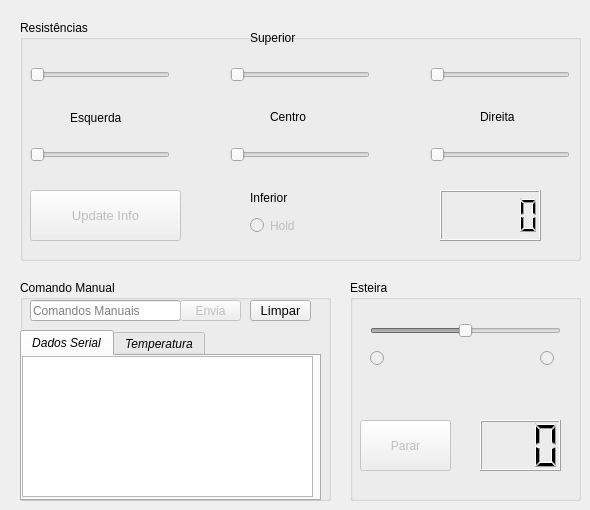
    <widget class="QWidget" name="tab">
     <attribute name="title">
      <string>Manual</string>
     </attribute>
     <widget class="QGroupBox" name="groupBox_4">
      <property name="geometry">
       <rect>
        <x>350</x>
        <y>280</y>
        <width>231</width>
        <height>221</height>
       </rect>
      </property>
      <property name="title">
       <string>Esteira</string>
      </property>
      <widget class="QSlider" name="horizontalSlider_esteira">
       <property name="enabled">
        <bool>false</bool>
       </property>
       <property name="geometry">
        <rect>
         <x>20</x>
         <y>40</y>
         <width>191</width>
         <height>22</height>
        </rect>
       </property>
       <property name="minimum">
        <number>-100</number>
       </property>
       <property name="maximum">
        <number>100</number>
       </property>
       <property name="orientation">
        <enum>Qt::Horizontal</enum>
       </property>
      </widget>
      <widget class="QLCDNumber" name="lcdNumber_esteiraVelocidade">
       <property name="geometry">
        <rect>
         <x>130</x>
         <y>140</y>
         <width>81</width>
         <height>51</height>
        </rect>
       </property>
       <property name="digitCount">
        <number>3</number>
       </property>
      </widget>
      <widget class="QPushButton" name="pushButton_esteiraParar">
       <property name="enabled">
        <bool>false</bool>
       </property>
       <property name="geometry">
        <rect>
         <x>10</x>
         <y>140</y>
         <width>91</width>
         <height>51</height>
        </rect>
       </property>
       <property name="text">
        <string>Parar</string>
       </property>
      </widget>
      <widget class="QRadioButton" name="radioButton_esteiraTras">
       <property name="enabled">
        <bool>false</bool>
       </property>
       <property name="geometry">
        <rect>
         <x>20</x>
         <y>70</y>
         <width>21</width>
         <height>17</height>
        </rect>
       </property>
       <property name="text">
        <string/>
       </property>
       <property name="autoExclusive">
        <bool>false</bool>
       </property>
      </widget>
      <widget class="QRadioButton" name="radioButton_esteiraFrente">
       <property name="enabled">
        <bool>false</bool>
       </property>
       <property name="geometry">
        <rect>
         <x>190</x>
         <y>70</y>
         <width>21</width>
         <height>17</height>
        </rect>
       </property>
       <property name="text">
        <string/>
       </property>
       <property name="checked">
        <bool>false</bool>
       </property>
       <property name="autoExclusive">
        <bool>false</bool>
       </property>
      </widget>
     </widget>
     <widget class="QGroupBox" name="groupBox_6">
      <property name="geometry">
       <rect>
        <x>20</x>
        <y>280</y>
        <width>311</width>
        <height>221</height>
       </rect>
      </property>
      <property name="title">
       <string>Comando Manual</string>
      </property>
      <widget class="QLineEdit" name="lineEdit_serialManual">
       <property name="geometry">
        <rect>
         <x>10</x>
         <y>20</y>
         <width>151</width>
         <height>21</height>
        </rect>
       </property>
       <property name="inputMask">
        <string/>
       </property>
       <property name="text">
        <string/>
       </property>
       <property name="placeholderText">
        <string>Comandos Manuais</string>
       </property>
      </widget>
      <widget class="QTabWidget" name="tabWidget_2">
       <property name="geometry">
        <rect>
         <x>0</x>
         <y>50</y>
         <width>301</width>
         <height>171</height>
        </rect>
       </property>
       <property name="font">
        <font>
         <family>Helvetica</family>
         <pointsize>9</pointsize>
         <italic>true</italic>
        </font>
       </property>
       <property name="currentIndex">
        <number>0</number>
       </property>
       <widget class="QWidget" name="tab_4">
        <attribute name="title">
         <string>Dados Serial</string>
        </attribute>
        <widget class="QTextEdit" name="textEdit_dadosSerial">
         <property name="geometry">
          <rect>
           <x>0</x>
           <y>0</y>
           <width>291</width>
           <height>141</height>
          </rect>
         </property>
         <property name="font">
          <font>
           <family>Helvetica</family>
           <pointsize>9</pointsize>
           <italic>true</italic>
          </font>
         </property>
        </widget>
       </widget>
       <widget class="QWidget" name="tab_5">
        <attribute name="title">
         <string>Temperatura</string>
        </attribute>
        <widget class="QTextEdit" name="textEdit_temperatura">
         <property name="geometry">
          <rect>
           <x>0</x>
           <y>0</y>
           <width>291</width>
           <height>141</height>
          </rect>
         </property>
         <property name="font">
          <font>
           <pointsize>8</pointsize>
          </font>
         </property>
        </widget>
       </widget>
      </widget>
      <widget class="QPushButton" name="pushButton_serialEnviaLinha">
       <property name="enabled">
        <bool>false</bool>
       </property>
       <property name="geometry">
        <rect>
         <x>160</x>
         <y>20</y>
         <width>61</width>
         <height>21</height>
        </rect>
       </property>
       <property name="text">
        <string>Envia</string>
       </property>
      </widget>
      <widget class="QPushButton" name="pushButton_limpaTexto">
       <property name="geometry">
        <rect>
         <x>230</x>
         <y>20</y>
         <width>61</width>
         <height>21</height>
        </rect>
       </property>
       <property name="font">
        <font>
         <pointsize>10</pointsize>
        </font>
       </property>
       <property name="text">
        <string>Limpar</string>
       </property>
      </widget>
     </widget>
     <widget class="QGroupBox" name="groupBox_5">
      <property name="geometry">
       <rect>
        <x>20</x>
        <y>20</y>
        <width>561</width>
        <height>241</height>
       </rect>
      </property>
      <property name="title">
       <string>Resistências</string>
      </property>
      <widget class="QSlider" name="horizontalSlider_r06">
       <property name="enabled">
        <bool>false</bool>
       </property>
       <property name="geometry">
        <rect>
         <x>410</x>
         <y>120</y>
         <width>140</width>
         <height>30</height>
        </rect>
       </property>
       <property name="maximum">
        <number>100</number>
       </property>
       <property name="singleStep">
        <number>1</number>
       </property>
       <property name="orientation">
        <enum>Qt::Horizontal</enum>
       </property>
       <property name="tickPosition">
        <enum>QSlider::NoTicks</enum>
       </property>
       <property name="tickInterval">
        <number>100</number>
       </property>
      </widget>
      <widget class="QSlider" name="horizontalSlider_r02">
       <property name="enabled">
        <bool>false</bool>
       </property>
       <property name="geometry">
        <rect>
         <x>10</x>
         <y>120</y>
         <width>140</width>
         <height>30</height>
        </rect>
       </property>
       <property name="maximum">
        <number>100</number>
       </property>
       <property name="singleStep">
        <number>1</number>
       </property>
       <property name="pageStep">
        <number>1</number>
       </property>
       <property name="orientation">
        <enum>Qt::Horizontal</enum>
       </property>
      </widget>
      <widget class="QSlider" name="horizontalSlider_r03">
       <property name="enabled">
        <bool>false</bool>
       </property>
       <property name="geometry">
        <rect>
         <x>210</x>
         <y>40</y>
         <width>140</width>
         <height>30</height>
        </rect>
       </property>
       <property name="maximum">
        <number>100</number>
       </property>
       <property name="singleStep">
        <number>1</number>
       </property>
       <property name="orientation">
        <enum>Qt::Horizontal</enum>
       </property>
      </widget>
      <widget class="QSlider" name="horizontalSlider_r01">
       <property name="enabled">
        <bool>false</bool>
       </property>
       <property name="geometry">
        <rect>
         <x>10</x>
         <y>40</y>
         <width>140</width>
         <height>30</height>
        </rect>
       </property>
       <property name="maximum">
        <number>100</number>
       </property>
       <property name="singleStep">
        <number>1</number>
       </property>
       <property name="pageStep">
        <number>1</number>
       </property>
       <property name="orientation">
        <enum>Qt::Horizontal</enum>
       </property>
      </widget>
      <widget class="QSlider" name="horizontalSlider_r04">
       <property name="enabled">
        <bool>false</bool>
       </property>
       <property name="geometry">
        <rect>
         <x>210</x>
         <y>120</y>
         <width>140</width>
         <height>30</height>
        </rect>
       </property>
       <property name="maximum">
        <number>100</number>
       </property>
       <property name="singleStep">
        <number>1</number>
       </property>
       <property name="pageStep">
        <number>1</number>
       </property>
       <property name="value">
        <number>0</number>
       </property>
       <property name="sliderPosition">
        <number>0</number>
       </property>
       <property name="orientation">
        <enum>Qt::Horizontal</enum>
       </property>
      </widget>
      <widget class="QSlider" name="horizontalSlider_r05">
       <property name="enabled">
        <bool>false</bool>
       </property>
       <property name="geometry">
        <rect>
         <x>410</x>
         <y>40</y>
         <width>140</width>
         <height>30</height>
        </rect>
       </property>
       <property name="maximum">
        <number>100</number>
       </property>
       <property name="singleStep">
        <number>1</number>
       </property>
       <property name="orientation">
        <enum>Qt::Horizontal</enum>
       </property>
      </widget>
      <widget class="QLabel" name="label_4">
       <property name="geometry">
        <rect>
         <x>230</x>
         <y>10</y>
         <width>71</width>
         <height>16</height>
        </rect>
       </property>
       <property name="text">
        <string>Superior</string>
       </property>
      </widget>
      <widget class="QLabel" name="label_5">
       <property name="geometry">
        <rect>
         <x>230</x>
         <y>170</y>
         <width>51</width>
         <height>16</height>
        </rect>
       </property>
       <property name="text">
        <string>Inferior</string>
       </property>
      </widget>
      <widget class="QLabel" name="label_6">
       <property name="geometry">
        <rect>
         <x>50</x>
         <y>90</y>
         <width>71</width>
         <height>16</height>
        </rect>
       </property>
       <property name="text">
        <string>Esquerda</string>
       </property>
      </widget>
      <widget class="QLabel" name="label_7">
       <property name="geometry">
        <rect>
         <x>250</x>
         <y>90</y>
         <width>56</width>
         <height>13</height>
        </rect>
       </property>
       <property name="text">
        <string>Centro</string>
       </property>
      </widget>
      <widget class="QLabel" name="label_8">
       <property name="geometry">
        <rect>
         <x>460</x>
         <y>90</y>
         <width>56</width>
         <height>13</height>
        </rect>
       </property>
       <property name="text">
        <string>Direita</string>
       </property>
      </widget>
      <widget class="QLCDNumber" name="lcdNumber_resistenciaControle">
       <property name="geometry">
        <rect>
         <x>420</x>
         <y>170</y>
         <width>101</width>
         <height>51</height>
        </rect>
       </property>
      </widget>
      <widget class="QRadioButton" name="radioButton_hold">
       <property name="enabled">
        <bool>false</bool>
       </property>
       <property name="geometry">
        <rect>
         <x>230</x>
         <y>190</y>
         <width>111</width>
         <height>31</height>
        </rect>
       </property>
       <property name="text">
        <string>Hold</string>
       </property>
      </widget>
      <widget class="QPushButton" name="pushButton_updateInfo">
       <property name="enabled">
        <bool>false</bool>
       </property>
       <property name="geometry">
        <rect>
         <x>10</x>
         <y>170</y>
         <width>151</width>
         <height>51</height>
        </rect>
       </property>
       <property name="font">
        <font>
         <pointsize>10</pointsize>
        </font>
       </property>
       <property name="text">
        <string>Update Info</string>
       </property>
      </widget>
     </widget>
    </widget>
